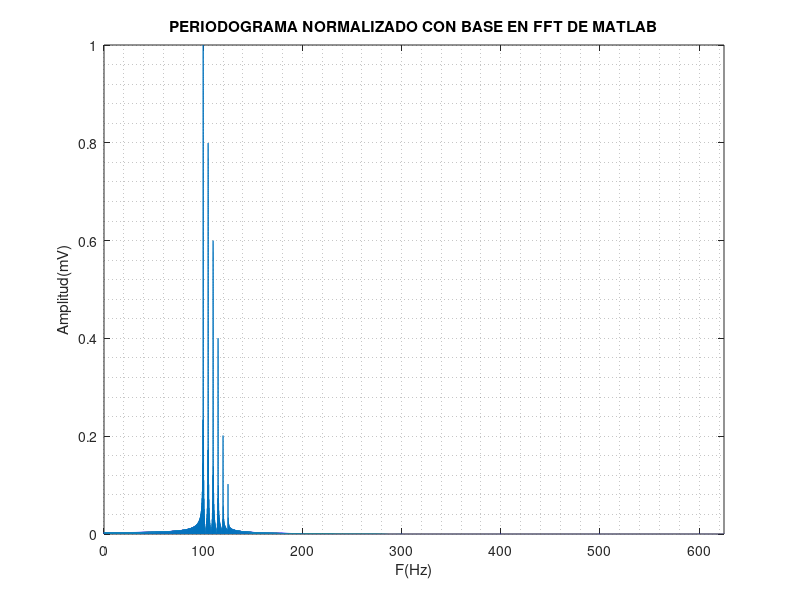

MATLAB code for this plot:
%% PRÁCTICA 8.1. Normalización del periodograma en unidades físicas de la señal

clc, close all, clear all; 
duracion =5;
Fmax = 125;
Fs = 10*Fmax;
Ts= 1/ Fs;
%Base de tiempos:
t = Ts:Ts:duracion;
% Señal muestreada
xn=1*sin(2*pi*100*t)+0.8*sin(2*pi*105*t)+...
  0.6*sin(2*pi*110*t)+0.4*sin(2*pi*115*t)+...
  0.2*sin(2*pi*120*t)+0.1*sin(2*pi*125*t);
% Grafica en el dominio del tiempo:
plot(t, xn)
title(' Señal discretizada')
xlabel('t(segundos)')
%% Dominio de la frecuencia:
N = length(xn);
nFFT = 2^ceil(log2(N))*128; % Cálculo de nFFT 
%Aplico la función  FFT de matlab
Xn1=fft(xn,nFFT);
% Se calcula el módulo de los complejos llamado PERIODOGRAMA
Periodograma =abs(Xn1);
Periodograma_normalizado = Periodograma / max(Periodograma);
%Cálculo del EJE de frecuencias: misma cantidad de puntos que PERIODOGRAMA y que están entre 0 y Fs:
f=linspace(0,Fs,nFFT);
% Con los dos ejes listos, ya solo graficamos:
plot(f,Periodograma_normalizado);
% Por simetría de medio período, solo nos interesa visualizar la mitad del PERIDODOGRAMA:
axis([0 Fs/2 0 max(Periodograma_normalizado)]), ylabel('Amplitud(mV)'), xlabel('F(Hz)'),
title('PERIODOGRAMA NORMALIZADO CON BASE EN FFT DE MATLAB'), grid minor
